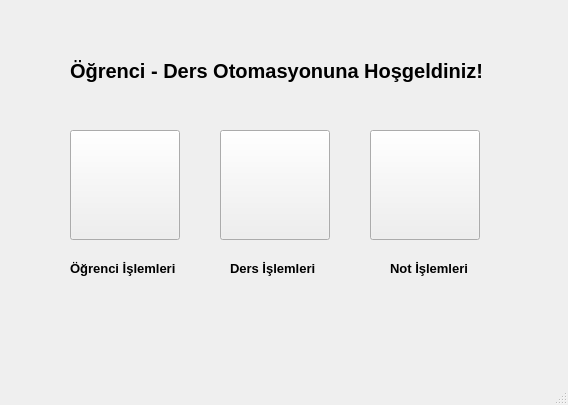
<?xml version="1.0" encoding="UTF-8"?>
<ui version="4.0">
 <class>MainWindow</class>
 <widget class="QMainWindow" name="MainWindow">
  <property name="geometry">
   <rect>
    <x>0</x>
    <y>0</y>
    <width>568</width>
    <height>405</height>
   </rect>
  </property>
  <property name="windowTitle">
   <string>MainWindow</string>
  </property>
  <widget class="QWidget" name="centralwidget">
   <widget class="QPushButton" name="ogr_btn">
    <property name="geometry">
     <rect>
      <x>70</x>
      <y>130</y>
      <width>110</width>
      <height>110</height>
     </rect>
    </property>
    <property name="text">
     <string/>
    </property>
    <property name="icon">
     <iconset resource="images/images.qrc">
      <normaloff>:/images/ogr.jpg</normaloff>:/images/ogr.jpg</iconset>
    </property>
    <property name="iconSize">
     <size>
      <width>110</width>
      <height>110</height>
     </size>
    </property>
   </widget>
   <widget class="QPushButton" name="ders_btn">
    <property name="geometry">
     <rect>
      <x>220</x>
      <y>130</y>
      <width>110</width>
      <height>110</height>
     </rect>
    </property>
    <property name="text">
     <string/>
    </property>
    <property name="icon">
     <iconset resource="images/images.qrc">
      <normaloff>:/images/ders.jpg</normaloff>:/images/ders.jpg</iconset>
    </property>
    <property name="iconSize">
     <size>
      <width>110</width>
      <height>110</height>
     </size>
    </property>
   </widget>
   <widget class="QPushButton" name="not_btn">
    <property name="geometry">
     <rect>
      <x>370</x>
      <y>130</y>
      <width>110</width>
      <height>110</height>
     </rect>
    </property>
    <property name="text">
     <string/>
    </property>
    <property name="icon">
     <iconset resource="images/images.qrc">
      <normaloff>:/images/notlar.jpg</normaloff>:/images/notlar.jpg</iconset>
    </property>
    <property name="iconSize">
     <size>
      <width>110</width>
      <height>110</height>
     </size>
    </property>
    <property name="autoExclusive">
     <bool>false</bool>
    </property>
   </widget>
   <widget class="QLabel" name="label_2">
    <property name="geometry">
     <rect>
      <x>70</x>
      <y>260</y>
      <width>111</width>
      <height>16</height>
     </rect>
    </property>
    <property name="font">
     <font>
      <pointsize>10</pointsize>
      <bold>true</bold>
     </font>
    </property>
    <property name="text">
     <string>Öğrenci İşlemleri</string>
    </property>
   </widget>
   <widget class="QLabel" name="label_3">
    <property name="geometry">
     <rect>
      <x>230</x>
      <y>260</y>
      <width>91</width>
      <height>16</height>
     </rect>
    </property>
    <property name="font">
     <font>
      <pointsize>10</pointsize>
      <bold>true</bold>
     </font>
    </property>
    <property name="text">
     <string>Ders İşlemleri</string>
    </property>
   </widget>
   <widget class="QLabel" name="label_4">
    <property name="geometry">
     <rect>
      <x>390</x>
      <y>260</y>
      <width>91</width>
      <height>16</height>
     </rect>
    </property>
    <property name="font">
     <font>
      <pointsize>10</pointsize>
      <bold>true</bold>
     </font>
    </property>
    <property name="text">
     <string>Not İşlemleri</string>
    </property>
   </widget>
   <widget class="QLabel" name="label">
    <property name="geometry">
     <rect>
      <x>70</x>
      <y>50</y>
      <width>461</width>
      <height>41</height>
     </rect>
    </property>
    <property name="font">
     <font>
      <pointsize>15</pointsize>
      <bold>true</bold>
     </font>
    </property>
    <property name="text">
     <string>Öğrenci - Ders Otomasyonuna Hoşgeldiniz!</string>
    </property>
   </widget>
  </widget>
  <widget class="QMenuBar" name="menubar">
   <property name="geometry">
    <rect>
     <x>0</x>
     <y>0</y>
     <width>568</width>
     <height>17</height>
    </rect>
   </property>
  </widget>
  <widget class="QStatusBar" name="statusBar"/>
 </widget>
 <resources>
  <include location="images/images.qrc"/>
  <include location="images/images.qrc"/>
 </resources>
 <connections/>
</ui>
